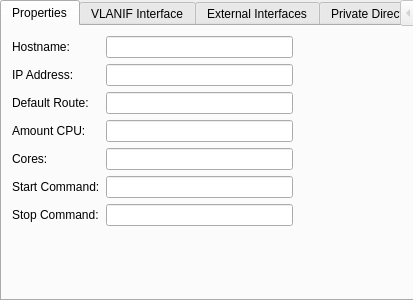
<?xml version="1.0" encoding="UTF-8"?>
<ui version="4.0">
 <class>Host_Properties</class>
 <widget class="QWidget" name="Host_Properties">
  <property name="geometry">
   <rect>
    <x>0</x>
    <y>0</y>
    <width>413</width>
    <height>300</height>
   </rect>
  </property>
  <property name="windowTitle">
   <string>Form</string>
  </property>
  <widget class="QTabWidget" name="tabWidget">
   <property name="geometry">
    <rect>
     <x>0</x>
     <y>0</y>
     <width>431</width>
     <height>301</height>
    </rect>
   </property>
   <property name="currentIndex">
    <number>0</number>
   </property>
   <widget class="QWidget" name="tab">
    <attribute name="title">
     <string>Properties</string>
    </attribute>
    <widget class="QWidget" name="formLayoutWidget">
     <property name="geometry">
      <rect>
       <x>10</x>
       <y>10</y>
       <width>281</width>
       <height>191</height>
      </rect>
     </property>
     <layout class="QFormLayout" name="formLayout">
      <item row="0" column="0">
       <widget class="QLabel" name="label">
        <property name="text">
         <string>Hostname:</string>
        </property>
       </widget>
      </item>
      <item row="1" column="0">
       <widget class="QLabel" name="label_13">
        <property name="text">
         <string>IP Address:</string>
        </property>
       </widget>
      </item>
      <item row="2" column="0">
       <widget class="QLabel" name="label_11">
        <property name="text">
         <string>Default Route:</string>
        </property>
       </widget>
      </item>
      <item row="3" column="0">
       <widget class="QLabel" name="label_14">
        <property name="text">
         <string>Amount CPU:</string>
        </property>
       </widget>
      </item>
      <item row="4" column="0">
       <widget class="QLabel" name="label_10">
        <property name="text">
         <string>Cores:</string>
        </property>
       </widget>
      </item>
      <item row="5" column="0">
       <widget class="QLabel" name="label_9">
        <property name="text">
         <string>Start Command:</string>
        </property>
       </widget>
      </item>
      <item row="6" column="0">
       <widget class="QLabel" name="label_12">
        <property name="text">
         <string>Stop Command:</string>
        </property>
       </widget>
      </item>
      <item row="0" column="1">
       <widget class="QLineEdit" name="lineEdit_10"/>
      </item>
      <item row="1" column="1">
       <widget class="QLineEdit" name="lineEdit_13"/>
      </item>
      <item row="2" column="1">
       <widget class="QLineEdit" name="lineEdit_14"/>
      </item>
      <item row="3" column="1">
       <widget class="QLineEdit" name="lineEdit_9"/>
      </item>
      <item row="4" column="1">
       <widget class="QLineEdit" name="lineEdit_11"/>
      </item>
      <item row="5" column="1">
       <widget class="QLineEdit" name="lineEdit_12"/>
      </item>
      <item row="6" column="1">
       <widget class="QLineEdit" name="lineEdit_8"/>
      </item>
     </layout>
    </widget>
   </widget>
   <widget class="QWidget" name="tab_2">
    <attribute name="title">
     <string>VLANIF Interface</string>
    </attribute>
   </widget>
   <widget class="QWidget" name="tab_3">
    <attribute name="title">
     <string>External Interfaces</string>
    </attribute>
   </widget>
   <widget class="QWidget" name="tab_4">
    <attribute name="title">
     <string>Private Directories</string>
    </attribute>
   </widget>
  </widget>
 </widget>
 <resources/>
 <connections/>
</ui>
